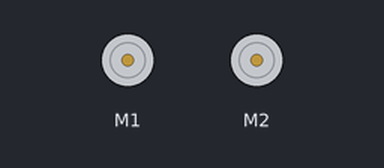
Recording of a sketch running on a simulated Arduino Leonardo, built with avr-gcc and run on an emulated ATmega32U4. Shown: 2 × DC motor (green arrow = forward, orange = backward, longer = faster).

Above: at 0.1 s.
At 0.6 s:
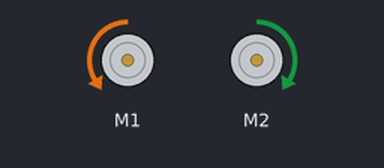
At 1.6 s:
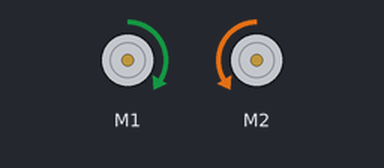
At 2.1 s:
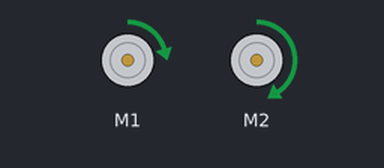
Timing chart, 0 to 3.6 s (numbered marks = the images above):
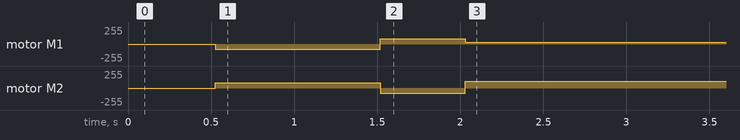

The sketch:

lab6_7.ino
```cpp
#include <Pololu3piPlus32U4.h>
#include <Servo.h>
#include "sonar.h"
#include "PDcontroller.h"

using namespace Pololu3piPlus32U4;

LineSensors lineSensors;
Motors motors;
Servo servo;

Sonar sonar(4);

#define minOutput -100
#define maxOutput 100
#define baseSpeed 100
#define kp_line 0.06
#define kd_line 0.5
#define kp_obs 50
#define kd_obs 20

int calibrationSpeed = 120;                                   //Sets the calibration reading to 120
unsigned int lineSensorValues[5];                             //Takes values from index 5, from array
PDcontroller pd_line(kp_line, kd_line, minOutput, maxOutput); //PD controller for following the line
PDcontroller pd_obs(kp_obs, kd_obs, minOutput, maxOutput);    //PD controller for avoiding obstacles


void calibrateSensors()                                      //Function to calibrate readings
{
  //TODO: write function to calibration IR line sensors
  for(int i = 0; i < 80; i++) {                              //For loop serving as a timer. Resets after it reaches 80 counters.
    /*if (i <= 20) {
      motors.setSpeeds(calibrationSpeed, -calibrationSpeed);
    }*/
    if(i > 20 && i < 60) {                                   //If the counter is less than 20 and 60, turn left.
      motors.setSpeeds(-calibrationSpeed, calibrationSpeed);
    }
    else if(i >= 60) {                                       //If the counter is more than or equal to 60, turn right.
      motors.setSpeeds(calibrationSpeed, -calibrationSpeed);
    }
    lineSensors.calibrate();
  }
  motors.setSpeeds(0,0);                                     //Stops the motors.
}

void setup() {
  //Serial.begin(9600);
  //servo.attach(5);
  //servo.write(90); // turn servo forward
  //delay(2000);

  calibrateSensors();                                       //Calls function

}

void loop(){

 //TODO: main code here
 //Hint: may need additional functions
  int d_position = 2000;                                            //Desired position
  int a_position = lineSensors.readLineBlack(lineSensorValues);     //Actual Position
  int PDout = pd_line.update(a_position, d_position);               //Takes the error between the current position minus the desired position
  motors.setSpeeds(int(baseSpeed + PDout), int(baseSpeed - PDout)); //Sets the motors based on the calculated errors
  //Serial.println(lineSensors.read(lineSensorValues));

}

void placeholder() {

}
```

PDcontroller.cpp
```cpp
#include <Pololu3piPlus32U4.h>
#include "PDcontroller.h"
using namespace Pololu3piPlus32U4;

PDcontroller::PDcontroller(float kp, float kd, double minOutput, double maxOutput) {
  _kp = kp;
	_kd = kd;
  _maxOutput = maxOutput;
	_minOutput = minOutput;
	_lastError = 0.0;
	_error = 0.0;
	_output = 0.0;
	_clampOut = 0.0;
	_previousTime = 0.0;
	_currentTime = millis();
}

double PDcontroller::update(double value, double target_value){
  _error = value - target_value;

  _currentTime = millis();

  if (_previousTime!=0.0){
	_output = _kp*_error  + _kd*(_error - _lastError)/(_currentTime-_previousTime);
  }
  else{
	_output = _kp*_error;
  }

  _clampOut = constrain(_output, _minOutput, _maxOutput);

  _previousTime = _currentTime;
  _lastError = _error;

  return _clampOut;
}
```

PDcontroller.h
```cpp
#ifndef PDcontroller_h
#define PDcontroller_h
#include <Pololu3piPlus32U4.h>
using namespace Pololu3piPlus32U4;

class PDcontroller{
  public:
    PDcontroller(float kp, float kd, double minOutput, double maxOutput);
    double update(double value, double target_value);

  private:
    float _kp;
	  float _kd;
    double _maxOutput;
	  double _minOutput;
	  double _lastError;
	  double _error;
	  double _output;
	  double _clampOut;
   long int _previousTime;
   long int _currentTime;
};

#endif
```

sonar.cpp
```cpp
#include <Pololu3piPlus32U4.h>
#include "sonar.h"
using namespace Pololu3piPlus32U4;

Sonar::Sonar(int pin) {
  _pin=pin;
}

float Sonar::readDist(){
  float duration, inches, cm;
  pinMode(_pin, OUTPUT);
  digitalWrite(_pin, LOW);
  delayMicroseconds(2);
  digitalWrite(_pin, HIGH);
  delayMicroseconds(5);
  digitalWrite(_pin, LOW);

  pinMode(_pin, INPUT);
  duration = pulseIn(_pin, HIGH);
  cm = duration/29.0/2.0;
  return cm;
}
```

sonar.h
```cpp
#ifndef Sonar_h
#define Sonar_h
#include <Pololu3piPlus32U4.h>
using namespace Pololu3piPlus32U4;

class Sonar{
  public:
    Sonar(int pin);
    float readDist();

  private:
    int _pin;
};

#endif
```

Measured:
- by itself, motor M1: stopped → backward 76/255 at 0.53 s, → forward 76/255 0.99 s later, → forward 25/255 0.51 s later
- by itself, motor M2: stopped → forward 76/255 at 0.53 s, → backward 76/255 0.99 s later, → forward 102/255 0.51 s later
